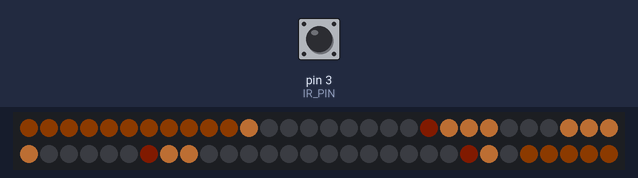
This sketch was run on a simulated Arduino Uno, built with avr-gcc and run on an emulated ATmega328P. Shown: 60 RGB LEDs in strip order, left to right, continuing on the next row. The inputs (shaded band) are chosen by the test bench; at power-on: pin 3 (IR_PIN) HIGH. Dim RGB values are drawn brighter than linear; the local clock reads 2024-03-15 10:24:30 at power-on unless the sketch sets it; random numbers use the default seed unless the sketch sets one.

Above: at 1.2 s.
1.3 s: pin 3 (IR_PIN) driven LOW
At 2.8 s:
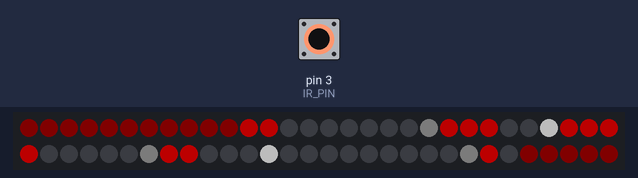
4.3 s: pin 3 (IR_PIN) pulsed HIGH 5 times (0.12 s each, 0.3 s apart)
At 4.59 s:
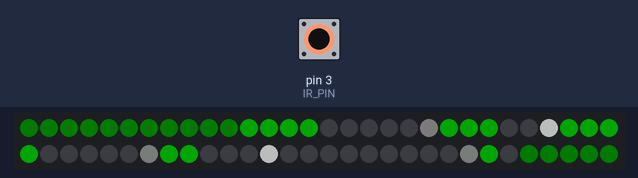
7.3 s: pin 3 (IR_PIN) pulsed HIGH 5 times (0.12 s each, 0.3 s apart)
At 8.2 s:
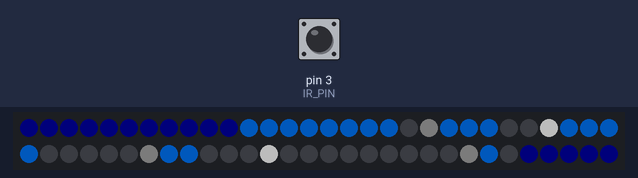

The sketch:

rheinturm_extended.ino
```cpp
/*
  ==============================================================================
  Rheinturm-Uhr (turm-treu) – 60 LEDs + Arduino UNO + RTC + IR-Umschaltung
  Version: 1.2.0 (Mode-Switch über IR-Empfänger an D3, "egal welches Signal")
  ==============================================================================
  Ziel:
    - Anzeige wie zuvor (RTC + FastLED)
    - Mode-Umschaltung über IR-Empfänger (OUT an D3)
      -> sobald IR-Aktivität erkannt wird, Mode = (Mode+1) % 6
      -> kein Decoding, keine Codes, "egal welches Signal"
      -> Cooldown, damit ein Tastendruck nicht 1000x weiterzählt

  Anschlüsse:
    Strip (WS2812B):
      - Netzteil +5V  -> Strip 5V
      - Netzteil GND  -> Strip GND
      - UNO GND       -> Strip GND (gemeinsame Masse!)
      - UNO D6        -> 330–470 Ohm -> Strip DIN
      - (empfohlen) 1000µF Elko zwischen +5V und GND am Strip-Eingang

    RTC (I²C):
      - SDA -> A4
      - SCL -> A5
      - VCC -> 5V
      - GND -> GND

    IR-Empfänger (3-adrig GRY):
      - G (Green)  -> GND
      - R (Red)    -> 5V
      - Y (Yellow) -> D3  (IR_OUT)
      - (empfohlen) 100nF direkt am IR-Empfänger zwischen 5V und GND

  Bibliotheken:
    - FastLED
    - RTClib (Adafruit)
    - Wire (Standard)
*/

struct Theme; // wichtig gegen Arduino-Auto-Prototypen

#include <Wire.h>
#include <RTClib.h>
#include <FastLED.h>

// ============================ LED / HW CONFIG ===============================

#define LED_PIN     6
#define NUM_LEDS    60
#define LED_TYPE    WS2812B
#define COLOR_ORDER GRB

#define IR_PIN      3   // IR OUT an D3 (INT1)

CRGB leds[NUM_LEDS];

// RTC-Typ umschalten, falls nötig:
// RTC_DS1307 rtc;
RTC_DS3231 rtc;

// ~30% Helligkeit
const uint8_t BRIGHTNESS = 77;

// Optional: konservatives Stromlimit (an Netzteil anpassen)
const uint16_t MAX_MA = 2500;

// Modes
const uint8_t MODE_COUNT = 6;
uint8_t mode = 0;

// IR-Cooldown: verhindert Mehrfach-Umschalten pro IR-Tastendruck
const uint32_t IR_COOLDOWN_US = 300000; // 300ms

volatile bool     irEvent = false;
volatile uint32_t irLastUs = 0;

// ============================ MAPPING (turm-treu) ============================

struct Range { uint8_t start; uint8_t len; };

// Dummy-Zonen
const Range R_DUMMY_BOTTOM = {0, 11};
const Range R_DUMMY_TOP    = {55, 5};

// Sekunden
const Range  R_S_U      = {11, 9};
const uint8_t I_S_SEP   = 20;
const Range  R_S_T      = {21, 5};
const uint8_t I_BEACON1 = 26;

// Minuten
const Range  R_M_U      = {27, 9};
const uint8_t I_M_SEP   = 36;
const Range  R_M_T      = {37, 5};
const uint8_t I_BEACON2 = 42;

// Stunden
const Range  R_H_U    = {43, 9};
const uint8_t I_H_SEP = 52;
const Range  R_H_T    = {53, 2};

// ============================ COLOR HELPERS =================================

// Liefert garantiert CRGB (keine CHSV/namespace-Probleme im ?:)
static inline CRGB hsv(uint8_t h, uint8_t s, uint8_t v) {
  CRGB out;
  hsv2rgb_rainbow(CHSV(h, s, v), out);
  return out;
}

// ============================ RENDER HELPERS =================================

static inline void fillRange(const Range& r, const CRGB& c) {
  for (uint8_t i = 0; i < r.len; i++) leds[r.start + i] = c;
}

// Standard unär: füllt von start nach oben
static inline void setUnary(const Range& r, uint8_t value, const CRGB& onColor) {
  if (value > r.len) value = r.len;
  for (uint8_t i = 0; i < r.len; i++) {
    leds[r.start + i] = (i < value) ? onColor : CRGB::Black;
  }
}

// ============================ IR "ANY SIGNAL" SWITCH =========================
//
// IR-Receiver liefern bei Aktivität Burst-Pakete (viele Flanken).
// Wir werten "erste Flanke nach Cooldown" als 1 Umschalt-Event.

void onIrEdge() {
  uint32_t nowUs = micros();

  // Cooldown-Gate: nur alle IR_COOLDOWN_US ein Event zulassen
  if ((uint32_t)(nowUs - irLastUs) >= IR_COOLDOWN_US) {
    irLastUs = nowUs;
    irEvent = true;
  }
}

static inline void processIrEvent() {
  if (!irEvent) return;

  noInterrupts();
  irEvent = false;
  interrupts();

  mode = (uint8_t)((mode + 1) % MODE_COUNT);
}

// ============================ THEMES / MODES =================================

struct Theme {
  CRGB timeColor;     // used in modes 0..3 (static time)
  CRGB dummyColor;
  CRGB sepDim;
  CRGB sepHi;
  CRGB beaconColor;   // base beacon color (blinking)
  CRGB sepAlt;        // optional alternate (used for 2-tone styles)
  bool twoTone = false;
};

Theme themeForMode(uint8_t m) {
  Theme t;

  switch (m) {
    case 0: // Original (warmweiß + orange + rot)
      t.timeColor   = CRGB(255, 150, 70);
      t.dummyColor  = CRGB(40, 18, 0);
      t.sepDim      = CRGB(18, 6, 0);
      t.sepHi       = CRGB(255, 90, 0);
      t.beaconColor = CRGB::Red;
      t.sepAlt      = CRGB::White;
      t.twoTone     = false;
      break;

    case 1: // F95 rot/weiß
      t.timeColor   = CRGB::Red;
      t.dummyColor  = CRGB(18, 0, 0);
      t.sepDim      = CRGB(10, 10, 10);
      t.sepHi       = CRGB::White;
      t.beaconColor = CRGB::White;
      t.sepAlt      = CRGB::White;
      t.twoTone     = true;
      break;

    case 2: // grün/weiß
      t.timeColor   = CRGB::Green;
      t.dummyColor  = CRGB(0, 12, 0);
      t.sepDim      = CRGB(10, 10, 10);
      t.sepHi       = CRGB::White;
      t.beaconColor = CRGB::White;
      t.sepAlt      = CRGB::White;
      t.twoTone     = true;
      break;

    case 3: // blau/weiß
      t.timeColor   = CRGB(0, 120, 255);
      t.dummyColor  = CRGB(0, 0, 12);
      t.sepDim      = CRGB(10, 10, 10);
      t.sepHi       = CRGB::White;
      t.beaconColor = CRGB::White;
      t.sepAlt      = CRGB::White;
      t.twoTone     = true;
      break;

    default:
      // placeholder for modes 4/5 (handled separately)
      t.timeColor   = CRGB::White;
      t.dummyColor  = CRGB::Black;
      t.sepDim      = CRGB::Black;
      t.sepHi       = CRGB::White;
      t.beaconColor = CRGB::Red;
      t.sepAlt      = CRGB::White;
      t.twoTone     = false;
      break;
  }
  return t;
}

static inline CRGB rainbowColor(uint8_t ledIndex, uint8_t baseHue) {
  uint8_t hue = baseHue + (uint8_t)(ledIndex * 4);
  return hsv(hue, 255, 255);
}

void applyDiscoOverlay(uint8_t intensity /*0..255*/, uint8_t sparkleCount) {
  uint8_t baseHue = (uint8_t)(millis() / 6);

  for (uint8_t i = 0; i < NUM_LEDS; i++) {
    if (leds[i].r + leds[i].g + leds[i].b < 60) {
      CRGB c = rainbowColor(i, baseHue);
      leds[i] = blend(leds[i], c, intensity);
    }
  }

  for (uint8_t k = 0; k < sparkleCount; k++) {
    uint8_t idx = random8(NUM_LEDS);
    CRGB s = hsv((uint8_t)(baseHue + random8()), 255, 255);
    leds[idx] = s;
  }
}

// ============================ SETUP ==========================================

void setup() {
  pinMode(IR_PIN, INPUT_PULLUP); // viele IR-Module haben Pullup, schadet nicht
  attachInterrupt(digitalPinToInterrupt(IR_PIN), onIrEdge, FALLING);

  random16_set_seed(analogRead(A0) + micros());

  Wire.begin();

  FastLED.addLeds<LED_TYPE, LED_PIN, COLOR_ORDER>(leds, NUM_LEDS);
  FastLED.setBrightness(BRIGHTNESS);
  FastLED.setMaxPowerInVoltsAndMilliamps(5, MAX_MA);
  FastLED.clear(true);

  if (!rtc.begin()) {
    while (true) { delay(1000); }
  }

  if (rtc.lostPower()) {
    rtc.adjust(DateTime(F(__DATE__), F(__TIME__)));
  }
}

// ============================ LOOP ===========================================

void loop() {
  // IR event => Mode umschalten (egal welches Signal)
  processIrEvent();

  DateTime now = rtc.now();
  const uint8_t h = now.hour();
  const uint8_t m = now.minute();
  const uint8_t s = now.second();

  const bool beaconOn   = (s % 2 == 0);  // 1 Hz (sekundensynchron)
  const bool fullMinute = (s == 0);
  const bool fullHour   = (m == 0);

  const uint8_t sU = s % 10;
  const uint8_t sT = s / 10; // 0..5
  const uint8_t mU = m % 10;
  const uint8_t mT = m / 10; // 0..5
  const uint8_t hU = h % 10;
  const uint8_t hT = h / 10; // 0..2

  fill_solid(leds, NUM_LEDS, CRGB::Black);

  // -------------------- MODE 0..3: statische Themes -------------------------
  if (mode <= 3) {
    Theme t = themeForMode(mode);

    fillRange(R_DUMMY_BOTTOM, t.dummyColor);
    fillRange(R_DUMMY_TOP,    t.dummyColor);

    setUnary(R_S_U, sU, t.timeColor);
    setUnary(R_S_T, sT, t.timeColor);
    setUnary(R_M_U, mU, t.timeColor);
    setUnary(R_M_T, mT, t.timeColor);
    setUnary(R_H_U, hU, t.timeColor);
    setUnary(R_H_T, hT, t.timeColor);

    leds[I_S_SEP] = t.sepDim;
    leds[I_M_SEP] = t.sepDim;
    leds[I_H_SEP] = t.sepDim;

    if (fullMinute) {
      leds[I_S_SEP] = t.sepHi;
      leds[I_M_SEP] = t.sepHi;
      leds[I_H_SEP] = t.sepHi;
    }
    if (fullHour) {
      leds[I_H_SEP] = t.sepHi;
    }

    CRGB b = beaconOn ? t.beaconColor : CRGB::Black;
    leds[I_BEACON1] = b;
    leds[I_BEACON2] = b;
  }

  // -------------------- MODE 4: Regenbogen ----------------------------------
  else if (mode == 4) {
    uint8_t baseHue = (uint8_t)(millis() / 20);

    fillRange(R_DUMMY_BOTTOM, CRGB::Black);
    fillRange(R_DUMMY_TOP,    CRGB::Black);

    // alles aus (Basis)
    for (uint8_t i = 0; i < R_S_U.len; i++) leds[R_S_U.start + i] = CRGB::Black;
    for (uint8_t i = 0; i < R_S_T.len; i++) leds[R_S_T.start + i] = CRGB::Black;
    for (uint8_t i = 0; i < R_M_U.len; i++) leds[R_M_U.start + i] = CRGB::Black;
    for (uint8_t i = 0; i < R_M_T.len; i++) leds[R_M_T.start + i] = CRGB::Black;
    for (uint8_t i = 0; i < R_H_U.len; i++) leds[R_H_U.start + i] = CRGB::Black;
    for (uint8_t i = 0; i < R_H_T.len; i++) leds[R_H_T.start + i] = CRGB::Black;

    // unär mit Regenbogenfarbe pro LED
    for (uint8_t i = 0; i < sU && i < R_S_U.len; i++) leds[R_S_U.start + i] = rainbowColor(R_S_U.start + i, baseHue);
    for (uint8_t i = 0; i < sT && i < R_S_T.len; i++) leds[R_S_T.start + i] = rainbowColor(R_S_T.start + i, baseHue);

    for (uint8_t i = 0; i < mU && i < R_M_U.len; i++) leds[R_M_U.start + i] = rainbowColor(R_M_U.start + i, baseHue);
    for (uint8_t i = 0; i < mT && i < R_M_T.len; i++) leds[R_M_T.start + i] = rainbowColor(R_M_T.start + i, baseHue);

    for (uint8_t i = 0; i < hU && i < R_H_U.len; i++) leds[R_H_U.start + i] = rainbowColor(R_H_U.start + i, baseHue);
    for (uint8_t i = 0; i < hT && i < R_H_T.len; i++) leds[R_H_T.start + i] = rainbowColor(R_H_T.start + i, baseHue);

    CRGB sepDim = CRGB(10, 10, 10);
    CRGB sepHi  = CRGB::White;

    leds[I_S_SEP] = sepDim;
    leds[I_M_SEP] = sepDim;
    leds[I_H_SEP] = sepDim;

    if (fullMinute) {
      leds[I_S_SEP] = sepHi;
      leds[I_M_SEP] = sepHi;
      leds[I_H_SEP] = sepHi;
    }
    if (fullHour) {
      leds[I_H_SEP] = sepHi;
    }

    CRGB b = beaconOn ? CRGB::Red : CRGB::Black;
    leds[I_BEACON1] = b;
    leds[I_BEACON2] = b;
  }

  // -------------------- MODE 5: Disco Light ---------------------------------
  else { // mode == 5
    uint8_t baseHue = (uint8_t)(millis() / 6);

    fillRange(R_DUMMY_BOTTOM, hsv(baseHue, 255, 20));
    fillRange(R_DUMMY_TOP,    hsv((uint8_t)(baseHue + 80), 255, 20));

    uint8_t secHue = (uint8_t)(s * 17);

    for (uint8_t i = 0; i < R_S_U.len; i++) leds[R_S_U.start + i] = (i < sU) ? hsv((uint8_t)(secHue + 0),   255, 255) : CRGB::Black;
    for (uint8_t i = 0; i < R_S_T.len; i++) leds[R_S_T.start + i] = (i < sT) ? hsv((uint8_t)(secHue + 20),  255, 255) : CRGB::Black;

    for (uint8_t i = 0; i < R_M_U.len; i++) leds[R_M_U.start + i] = (i < mU) ? hsv((uint8_t)(secHue + 60),  255, 255) : CRGB::Black;
    for (uint8_t i = 0; i < R_M_T.len; i++) leds[R_M_T.start + i] = (i < mT) ? hsv((uint8_t)(secHue + 80),  255, 255) : CRGB::Black;

    for (uint8_t i = 0; i < R_H_U.len; i++) leds[R_H_U.start + i] = (i < hU) ? hsv((uint8_t)(secHue + 120), 255, 255) : CRGB::Black;
    for (uint8_t i = 0; i < R_H_T.len; i++) leds[R_H_T.start + i] = (i < hT) ? hsv((uint8_t)(secHue + 140), 255, 255) : CRGB::Black;

    bool fastFlash = ((millis() / 120) % 2) == 0; // ca. 4 Hz
    CRGB sep = fastFlash ? hsv(baseHue, 255, 255) : CRGB::Black;

    CRGB sepBase = hsv((uint8_t)(baseHue + 40), 255, 60);

    leds[I_S_SEP] = sepBase;
    leds[I_M_SEP] = sepBase;
    leds[I_H_SEP] = sepBase;

    if (fullMinute) {
      leds[I_S_SEP] = hsv(baseHue, 255, 255);
      leds[I_M_SEP] = hsv((uint8_t)(baseHue + 85), 255, 255);
      leds[I_H_SEP] = hsv((uint8_t)(baseHue + 170), 255, 255);
    } else {
      leds[I_S_SEP] = blend(leds[I_S_SEP], sep, 140);
      leds[I_M_SEP] = blend(leds[I_M_SEP], sep, 140);
      leds[I_H_SEP] = blend(leds[I_H_SEP], sep, 140);
    }

    if (fullHour) {
      leds[I_H_SEP] = hsv((uint8_t)(baseHue + 170), 255, 255);
    }

    CRGB b = beaconOn ? hsv((uint8_t)(baseHue + 200), 255, 255) : CRGB::Black;
    leds[I_BEACON1] = b;
    leds[I_BEACON2] = b;

    applyDiscoOverlay(/*intensity*/120, /*sparkleCount*/3);
  }

  FastLED.show();
  delay(20);
}
```
